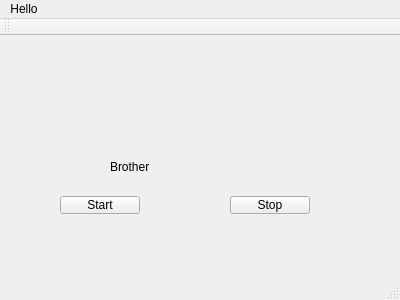
<?xml version="1.0" encoding="UTF-8"?>
<ui version="4.0">
 <class>MainWindow</class>
 <widget class="QMainWindow" name="MainWindow">
  <property name="geometry">
   <rect>
    <x>0</x>
    <y>0</y>
    <width>400</width>
    <height>300</height>
   </rect>
  </property>
  <property name="windowTitle">
   <string>MainWindow</string>
  </property>
  <widget class="QWidget" name="centralWidget">
   <widget class="QPushButton" name="Start">
    <property name="geometry">
     <rect>
      <x>60</x>
      <y>160</y>
      <width>80</width>
      <height>18</height>
     </rect>
    </property>
    <property name="text">
     <string>Start</string>
    </property>
   </widget>
   <widget class="QLabel" name="Brother">
    <property name="geometry">
     <rect>
      <x>110</x>
      <y>110</y>
      <width>101</width>
      <height>41</height>
     </rect>
    </property>
    <property name="text">
     <string>Brother</string>
    </property>
   </widget>
   <widget class="QPushButton" name="Stop">
    <property name="geometry">
     <rect>
      <x>230</x>
      <y>160</y>
      <width>80</width>
      <height>18</height>
     </rect>
    </property>
    <property name="text">
     <string>Stop</string>
    </property>
   </widget>
  </widget>
  <widget class="QMenuBar" name="menuBar">
   <property name="geometry">
    <rect>
     <x>0</x>
     <y>0</y>
     <width>400</width>
     <height>21</height>
    </rect>
   </property>
   <widget class="QMenu" name="menuHello">
    <property name="title">
     <string>Hello</string>
    </property>
   </widget>
   <addaction name="menuHello"/>
  </widget>
  <widget class="QToolBar" name="mainToolBar">
   <attribute name="toolBarArea">
    <enum>TopToolBarArea</enum>
   </attribute>
   <attribute name="toolBarBreak">
    <bool>false</bool>
   </attribute>
  </widget>
  <widget class="QStatusBar" name="statusBar"/>
 </widget>
 <layoutdefault spacing="6" margin="11"/>
 <resources/>
 <connections/>
</ui>
